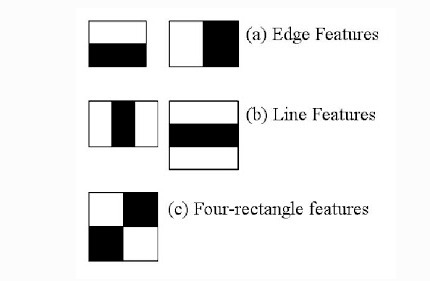
#> input picture imagen1.png, 430 x 281 px
$ jupyter execute --allow-errors 'Practica Decteccion de Rostros con OpenCV.ipynb'   (shell and % lines are left out)
#> lines starting #> are read from the running program, lines starting #| are printed output that depends on the picture; after the words box and inside, x2 and y2 are one past the last pixel; in counts of white or black regions, pixels touching at a corner belong together
# Practica: Deteccion de rostos con OpenCV

# Ortega Hernandez Jose Manuel 15111204

[cell 1]
#importamondo las librerias para mostrar imagenes de explicacion
import matplotlib.image as mpimg
import matplotlib.pyplot as plt

La deteccion de rostros es una tecnica que indentifica o localiza rostros humanos en imagenes digitales. Un ejemplo tipico de deteccion de deteccion de rostrosocurre cuando tomamos fotografias a traves de nuestros telefonos inteligentes, y detecta instantaneamente rostros en la imagen. la deteccion de rostros es diferente del reconocimiento de rostros. La deteccion de rostros detecta simplemente la presencia de rostros en una imagen, mientras que el reconocimiento facial implica indentificar de quien es el rostro. En esta practica. solo trataremos con el primero.

la deteccion de rostros se realiza mediante clasificadores. Un clasificador es esencialmente un algoritmo que decide si una imagen dada es positiva (cara) o negativa (o una cara). Un clasificador necesita ser entrenado en miles de imagenes con y sin caras. afortunadamente, OpenCV ya tiene dos clasificadores de rostros previamente entrenados, que pueden usarse facilmante en un programa. Los dos clasificadores son:

    Haar Classifer.

    Local Binay Pattern(LBP) classifier.


    En esta practica, solo discutireos el clasificador Haar:


# Haar feature-based cascade classifiers

Las caracteristicas tipo Haar son caracteristicas de imagenes digitales utilizadas en el reconocimiento de objetos. Dben su nombre a su similitud intuitiva con las wavalets de Haar y se usaron en el primer detector facial en tiempo real. Paul viola y Michael Jones en su articulo titulado "Deteccion rapida de objetos usando una cascada mejorada de caracteristicas simples" utilizaron la idea del clasificador de caracteristicas de Haar basado en las wavelets de Haar. Este clasificador es ampliamente utilizando para tareas como la deteccion de rostros en la industria de la vision por computadora.

El clasificador en cascada Haar emplea un enfoque de aprendizaje automatico para la deteccion de objetos visuales que es capaz de procesar imagenes extremadamente rapido y lograr altas tasas de deteccion. Esto puede atribuirse a tres razones principales:

1. El clasificador de Haar emplea el concepto 'Imagen integral' que permite que las caracteristicas utilizadas por el detector ses calculen muy raidamente.

2. El algoritmo de aprendizaje se basa en AdaBoost. Selecciona una pequena cantidad de caracteristicas de un conjunto grande y ofrece clasificadores altamente eficientes.

3. Los clasificadores mas complejos se combinan para formar una 'cascada' que descarta las regiones que descarta las regiones no faciales en una imagen, gastando asi mas computo en regiones prometedoras similares a objetos.

# Como funciona el algoritmo en las imagenes en pasos:

# 1. Extraccion de 'caracteristicas de Harr'

Despues de que la enorme cantidad de datos de entrenamiento en forma de imágenes) se introduce en el sistema, el clasificador comienza extrayendo las caracteristicas de Haar de cada imagen. Las caracteristicas de Haat son una especie de núcleos de convolución que detectan principalmente si una caracteristica adecuada está presente en una imagen o no. Algunos ejemplos de caracteristicas de Haar se mencionan a continuación.

[cell 2]
imagen1=mpimg.imread('imagen1.png')
#> imagen1 is the input picture: shape (281, 430, 4) float32; mean R, G, B, A 0.909, 0.909, 0.909, 1
imgplot = plt.imshow(imagen1)
plt.show

Estas caracteristicas de Haar son como ventanas y se colocan sobre imagenespara calcular una sola caracteristica. La caracteristica es esencialmente un valor unico obtenido restando la suma de los pixeles de la region blanca y la debajo del negro. El proceso se puede visualizar facilmante en el siguiente ejemplo:

[cell 3]
imagen2=mpimg.imread('imagen2.png')
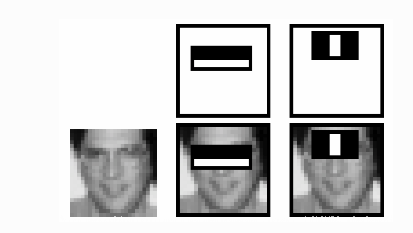
#> input picture imagen2.png, 413 x 233 px
#> imagen2 is the input picture: shape (233, 413, 4) float32; mean R, G, B, A 0.794, 0.794, 0.794, 1
imgplot = plt.imshow(imagen2)
plt.show

Para fines de demostracion, digamos que solo estamos extrayendp dos caracteristiccas , por lo tanto, solo teneos dos ventanas aqui. La primera caracteristica se basa en el punto de que la region del ojo es mas oscura que las mejillas adyacentes y a la region de la nariz. La segunda caracteristica se centra en el hecho de que los ojos son mas oscuros en comparacio con el puente de la nariz. Por lo tanto, cuando la ventana caracteristica se mueve sobre los ojos, calculara un solo valor. Este valor se comparara con algun umbral y, si pasa, concluira que hay una ventaja aqui o alguna caracteristica positiva.

# 2. Concepto de 'imagenes integrales'

El algortimo compuesto por Viola Jones utiliza un tamano de ventana d 24x24, y eso daria como resultado que se calculen mas de 180,000 carracteristicasen esta venta.

Imagina calcular la diferenciiaa de pixeles para todas las funciones ?

La solucion udeada para este proceso computacionalmente intensivo es optar por el concepto de imagen integral. La imagen integral significa que para encontrar la suma de todos los pixeles debajo de cualquie rectangulo, simplemente necesitamos los cuatro valores de las esquinas.

[cell 4]
imagen3=mpimg.imread('imagen3.png')
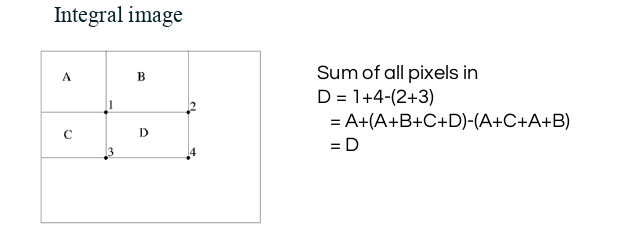
#> input picture imagen3.png, 619 x 248 px
#> imagen3 is the input picture: shape (248, 619, 4) float32; mean R, G, B, A 0.981, 0.981, 0.981, 1
imgplot = plt.imshow(imagen3)
plt.show

Esto significa que, para calcular la suma de pixeles en cualquier ventada de caracteristicas, no necesitamos sumarlso individualmente. Todo lo que necesitmamos es calcular la imagen integral usando los 4 valores de las esquinas. El siuiente ejemplo hara que el proceso sea transparente:

[cell 5]
imagen4=mpimg.imread('imagen4.png')
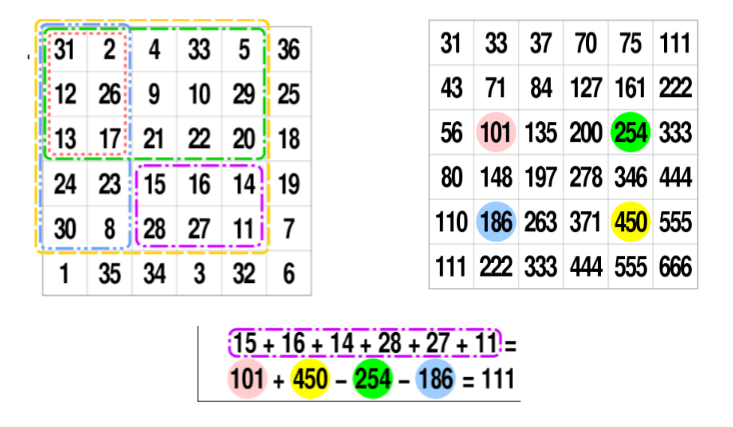
#> input picture imagen4.png, 733 x 427 px
#> imagen4 is the input picture: shape (427, 733, 4) float32; mean R, G, B, A 0.91, 0.913, 0.901, 1
imgplot = plt.imshow(imagen4)
plt.show

# 3. 'Adaoost': para mejorar la precision del clasificador

Como se menciono aneriormente, mas de 180,000 valores de caracteristicas resultan dentro de una ventana de 24X24, sin embargo, no todas las caracteristicas son utiles para indentificar una cara. Para seleccionar solo la mejor caracteristica de toda la porcion, se un algoritmo de aprendizaje automatico llamado Adaboost. Lo que esensialmente hace es que selecciona solo aquellas caracterissticas que ayudan a mejorar la precision del clasificador. Lo hace construir un clasificador fuerte que es una combinacion lineal de varios clasificadores debiles. Esto reduce drasticamente la cantidad de funciones alrededor de 6000 de las anteriores las cuales eran alrededor de 180,000.

# 4. Uso de 'Clasificadores Cascada'

Otra forma en la que Viola Jones se asegro de que el algoritmo funcione rapidamente es mediante el uso de una cascada de clasificacion. El clasificador en cascasda consiste esencialmente en etapas donde cada etapa consiste en un clasificador fuerte. Esto es beneficioso ya que elimina la necesiad de apicar todas las funciones a la vez en una ventana. Mas bien, agrupa las carracteristicas en ventanas secundarias separadas y el clasificador en cada etapa determina si la ventana secundaria es o no una cara. En caso de que no sea asi, la subventura se descarta unto con las caracteristicas de esa ventana. Si la suventana se mueve mas alla del clasificador , continua a la siguiente etapa donde se aplica la segunda etapa de caracteristicas. El proceso se puede entender como la ayuda del siquiente diagrama:

[cell 6]
imagen5=mpimg.imread('imagen5.png')
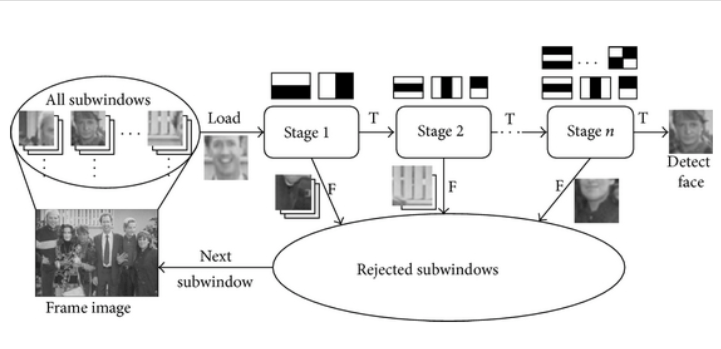
#> input picture imagen5.png, 721 x 349 px
#> imagen5 is the input picture: shape (349, 721, 4) float32; mean R, G, B, A 0.908, 0.908, 0.908, 1
imgplot = plt.imshow(imagen5)
plt.show

# Deteccion de rostros con OpenCV

## Cargando las bibliotecas necesarias

[cell 7]
import numpy as np
import cv2
import matplotlib.pyplot as plt

## Cargando imagenes

[cell 8]
#  Cargando la imagen a probar
test_image = cv2.imread('bebe.jpg')
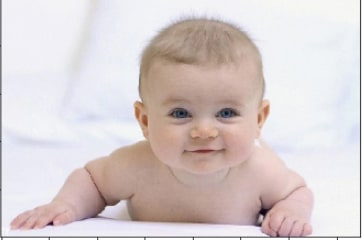
#> input picture bebe.jpg, 362 x 240 px
#> test_image is the input picture: shape (240, 362, 3); mean B, G, R 206, 206, 216.7

# Conversión a escala de grises como opencv espera que el detector tome imágenes de escala de grises de entrada
test_image_gray = cv2.cvtColor(test_image, cv2.COLOR_BGR2GRAY)
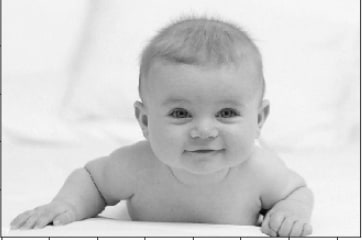
#> test_image_gray: shape (240, 362); min 4, max 255, mean 209.2

# Mostrando imagen en escala de grises
plt.imshow(test_image_gray, cmap='gray')

como sabemos que OpenCv carga una imagen en formato BGR, debemos convertirla al RGB para poder demostrar sus colores verdadderos.
Escribamos una pequena funcion para eso.

[cell 9]
def convertToRGB(image):
    return cv2.cvtColor(image, cv2.COLOR_BGR2RGB)

# Archivos Haar cascade

OpenCV viene con muchos clasificadores de clase previamente entrenados. por ejemplo, hay clasificadores para sonrisa, ojo, cara, etc. Estos viene en forma de archivos.xml y se encuentran en la carpeta opencv/data/haarcascade. Sin embargo, para simplificar las cosas, descargamos los archivs XML y los colocamos en la carpeta de datos en el mismo directorio de trabajo que el cuaderno jupyter.

# Carga el clasificador para cara frontal

[cell 10]
haar_cascade_face = cv2.CascadeClassifier('haarcascade_frontalface_default.xml')

# Deteccion de rosto

Utilizaremos el mdoulo detecMultiscale del clasificador. Esta funcion devolvera las coordenadas (Posicion x e y mas la altura y el ancho) de las caras detectadas como Recf(x, y, w, h).

[cell 11]
faces_rects = haar_cascade_face.detectMultiScale(test_image_gray, scaleFactor = 1.2, minNeighbors = 5);
#> faces_rects = [[142, 61, 131, 131]]

# Imprimamos el no. de caras encontradas
print('Faces found: ', len(faces_rects))
#| Faces found:  1

Nuestro siguiente paso es recorrer todas las coordenadas que devolvio y dibujar rectangulos a su alrededor usando OpenCV. Dibujamos un rectangulo verde con un grosor de 2 pix:

[cell 12]
for (x,y,w,h) in faces_rects:
     cv2.rectangle(test_image, (x, y), (x+w, y+h), (0, 255, 0), 2)
#> this loop made 1 pass
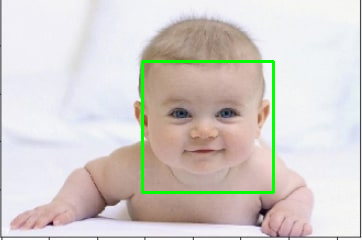
#> test_image: shape (240, 362, 3); 1.8% of pixels changed, all inside (x1, y1, x2, y2) = (141, 60, 275, 194)

Finalmente, mostraremos la imagen originalen color para cer si la cara se ha detectado correctamente o no:

[cell 13]
# convierte imagen a RGB y muestra la imagen
plt.imshow(convertToRGB(test_image))
